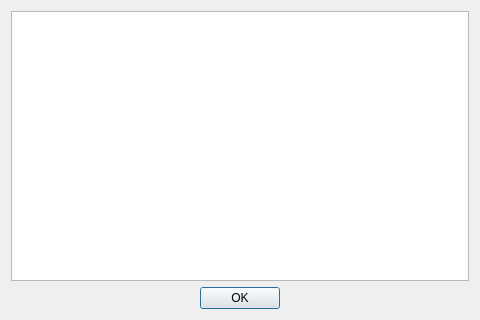
<?xml version="1.0" encoding="UTF-8"?>
<ui version="4.0">
 <class>WhatsNewDialog</class>
 <widget class="QDialog" name="WhatsNewDialog">
  <property name="windowModality">
   <enum>Qt::ApplicationModal</enum>
  </property>
   <property name="geometry">
    <rect>
     <x>0</x>
     <y>0</y>
     <width>480</width>
     <height>320</height>
    </rect>
   </property>
   <property name="sizePolicy">
    <sizepolicy hsizetype="Fixed" vsizetype="Fixed">
     <horstretch>0</horstretch>
     <verstretch>0</verstretch>
    </sizepolicy>
   </property>
   <property name="windowTitle">
    <string>What's New</string>
   </property>
   <property name="modal">
    <bool>true</bool>
   </property>
  <layout class="QVBoxLayout" name="verticalLayout">
   <item>
    <widget class="QTextEdit" name="text_edit">
     <property name="readOnly">
      <bool>true</bool>
     </property>
    </widget>
   </item>
   <item>
    <layout class="QHBoxLayout" name="horizontalLayout">
     <item>
      <spacer name="horizontalSpacer">
       <property name="orientation">
        <enum>Qt::Horizontal</enum>
       </property>
       <property name="sizeHint" stdset="0">
        <size>
         <width>40</width>
         <height>20</height>
        </size>
       </property>
      </spacer>
     </item>
     <item>
      <widget class="QPushButton" name="ok">
       <property name="text">
        <string>OK</string>
       </property>
      </widget>
     </item>
     <item>
      <spacer name="horizontalSpacer_2">
       <property name="orientation">
        <enum>Qt::Horizontal</enum>
       </property>
       <property name="sizeHint" stdset="0">
        <size>
         <width>40</width>
         <height>20</height>
        </size>
       </property>
      </spacer>
     </item>
    </layout>
   </item>
  </layout>
 </widget>
 <resources/>
 <connections/>
</ui>
